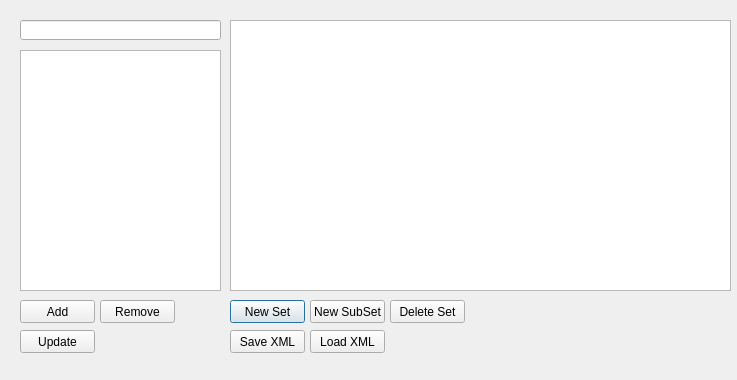
<?xml version="1.0" encoding="UTF-8"?>
<ui version="4.0">
 <class>SelSetsDlg</class>
 <widget class="QDialog" name="SelSetsDlg">
  <property name="geometry">
   <rect>
    <x>0</x>
    <y>0</y>
    <width>737</width>
    <height>380</height>
   </rect>
  </property>
  <property name="windowTitle">
   <string>Dialog</string>
  </property>
  <widget class="QTreeWidget" name="setsTree">
   <property name="geometry">
    <rect>
     <x>230</x>
     <y>20</y>
     <width>501</width>
     <height>271</height>
    </rect>
   </property>
   <attribute name="headerVisible">
    <bool>false</bool>
   </attribute>
   <column>
    <property name="text">
     <string notr="true">node</string>
    </property>
   </column>
   <column>
    <property name="text">
     <string>data</string>
    </property>
   </column>
  </widget>
  <widget class="QPushButton" name="newSet">
   <property name="geometry">
    <rect>
     <x>230</x>
     <y>300</y>
     <width>75</width>
     <height>23</height>
    </rect>
   </property>
   <property name="text">
    <string>New Set</string>
   </property>
  </widget>
  <widget class="QPushButton" name="Add">
   <property name="geometry">
    <rect>
     <x>20</x>
     <y>300</y>
     <width>75</width>
     <height>23</height>
    </rect>
   </property>
   <property name="text">
    <string>Add</string>
   </property>
  </widget>
  <widget class="QPushButton" name="Remove">
   <property name="geometry">
    <rect>
     <x>100</x>
     <y>300</y>
     <width>75</width>
     <height>23</height>
    </rect>
   </property>
   <property name="text">
    <string>Remove</string>
   </property>
  </widget>
  <widget class="QPushButton" name="newSubSet">
   <property name="geometry">
    <rect>
     <x>310</x>
     <y>300</y>
     <width>75</width>
     <height>23</height>
    </rect>
   </property>
   <property name="text">
    <string>New SubSet</string>
   </property>
  </widget>
  <widget class="QLineEdit" name="objFilter">
   <property name="geometry">
    <rect>
     <x>20</x>
     <y>20</y>
     <width>201</width>
     <height>20</height>
    </rect>
   </property>
  </widget>
  <widget class="QListWidget" name="objList">
   <property name="geometry">
    <rect>
     <x>20</x>
     <y>50</y>
     <width>201</width>
     <height>241</height>
    </rect>
   </property>
   <property name="selectionMode">
    <enum>QAbstractItemView::ExtendedSelection</enum>
   </property>
  </widget>
  <widget class="QPushButton" name="deleteSet">
   <property name="geometry">
    <rect>
     <x>390</x>
     <y>300</y>
     <width>75</width>
     <height>23</height>
    </rect>
   </property>
   <property name="text">
    <string>Delete Set</string>
   </property>
  </widget>
  <widget class="QPushButton" name="saveXMLBut">
   <property name="geometry">
    <rect>
     <x>230</x>
     <y>330</y>
     <width>75</width>
     <height>23</height>
    </rect>
   </property>
   <property name="text">
    <string>Save XML</string>
   </property>
  </widget>
  <widget class="QPushButton" name="loadXMLBut">
   <property name="geometry">
    <rect>
     <x>310</x>
     <y>330</y>
     <width>75</width>
     <height>23</height>
    </rect>
   </property>
   <property name="text">
    <string>Load XML</string>
   </property>
  </widget>
  <widget class="QPushButton" name="updateBut">
   <property name="geometry">
    <rect>
     <x>20</x>
     <y>330</y>
     <width>75</width>
     <height>23</height>
    </rect>
   </property>
   <property name="text">
    <string>Update</string>
   </property>
  </widget>
 </widget>
 <resources/>
 <connections/>
</ui>
